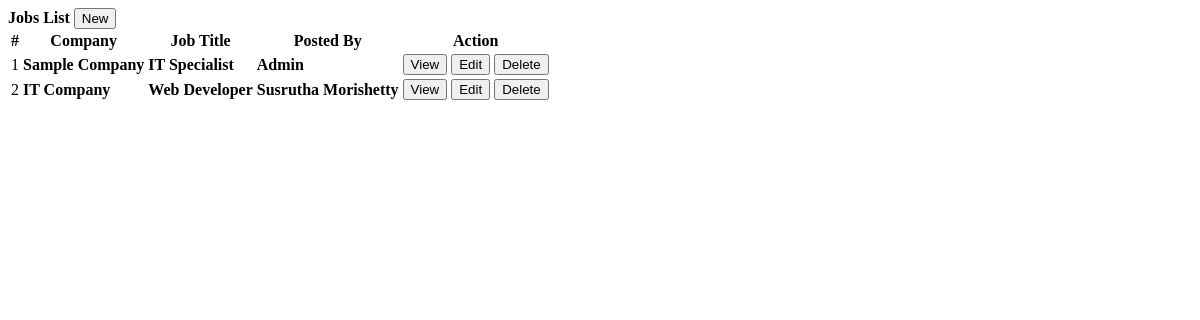
/jobs.php, run on the app's committed database.
### tables this page shows
CREATE TABLE `careers` (
  `id` int(30) NOT NULL,
  `company` varchar(250) NOT NULL,
  `location` text NOT NULL,
  `job_title` text NOT NULL,
  `description` text NOT NULL,
  `user_id` int(30) NOT NULL,
  `date_created` datetime NOT NULL DEFAULT current_timestamp()
);

CREATE TABLE `users` (
  `id` int(30) NOT NULL,
  `name` text NOT NULL,
  `username` varchar(200) NOT NULL,
  `password` text NOT NULL,
  `type` tinyint(1) NOT NULL DEFAULT 3 COMMENT '1=Admin,2=Alumni officer, 3= alumnus',
  `auto_generated_pass` text NOT NULL,
  `alumnus_id` int(30) NOT NULL
);

### jobs.php (the view, shortened to what this page needs)
<?php include('db_connect.php');?>
<div class="container-fluid">
	<div class="col-lg-12">
		<div class="row">
			<div class="col-md-12">
				<div class="card">
					<div class="card-header">
						<b>Jobs List</b>
						<span class="">
							<button class="btn btn-primary btn-block btn-sm col-sm-2 float-right" type="button" id="new_career">
					<i class="fa fa-plus"></i> New</button>
				</span>
					</div>
					<div class="card-body">
						<table class="table table-bordered table-condensed table-hover">
							<thead>
								<tr>
									<th class="text-center">#</th>
									<th class="">Company</th>
									<th class="">Job Title</th>
									<th class="">Posted By</th>
									<th class="text-center">Action</th>
								</tr>
							</thead>
							<tbody>
								<?php
								$i = 1;
								$jobs =  $conn->query("SELECT c.*,u.name from careers c inner join users u on u.id = c.user_id order by id desc");
								while($row=$jobs->fetch_assoc()):
								?>
								<tr>
									<td class="text-center"><?php echo $i++ ?></td>
									<td class="">
										 <p><b><?php echo ucwords($row['company']) ?></b></p>
									</td>
									<td class="">
										 <p><b><?php echo ucwords($row['job_title']) ?></b></p>
									</td>
									<td class="">
										 <p><b><?php echo ucwords($row['name']) ?></b></p>
									</td>
									<td class="text-center">
										<button class="btn btn-sm btn-outline-primary view_career" type="button" data-id="<?php echo $row['id'] ?>" >View</button>
										<button class="btn btn-sm btn-outline-primary edit_career" type="button" data-id="<?php echo $row['id'] ?>" >Edit</button>
										<button class="btn btn-sm btn-outline-danger delete_career" type="button" data-id="<?php echo $row['id'] ?>">Delete</button>
									</td>
								</tr>
								<?php endwhile; ?>
							</tbody>
						</table>
					</div>
				</div>
			</div>
		</div>
	</div>
</div>

### jobs.php (style rules this page uses)
td { vertical-align: middle !important; }
td p { margin: unset }

### data on the page
careers: company "Sample Company", job_title "IT Specialist", user.name "Admin"
careers: company "IT Company", job_title "Web Developer", user.name "Susrutha Morishetty"
